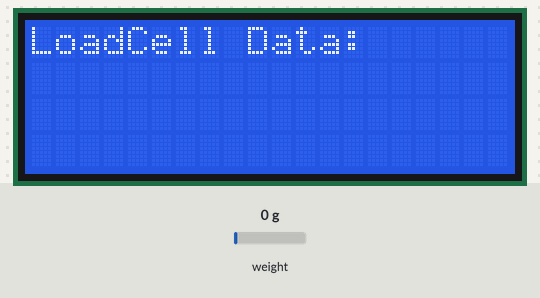
This program was run on a simulated ESP32. Shown: 20×4 character LCD. Inputs (shaded band) come from the test bench; at power-on: weight on the scale 0 g. WiFi joins after 1.5 s; servers stay silent unless stated; what the program prints to the serial monitor is not drawn.

Above: at 1.6 s.
At 4.4 s:
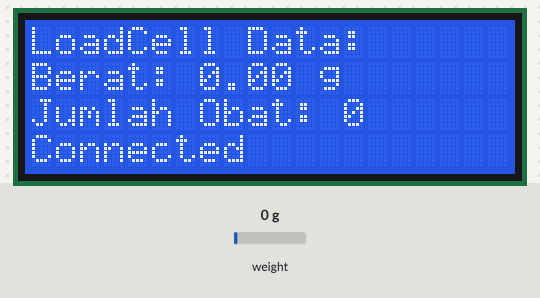
4.5 s: weight on the scale set to 100 g
At 6.4 s:
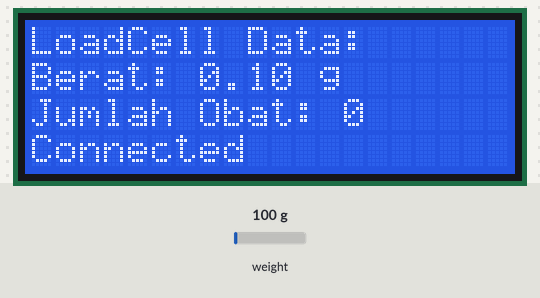
6.7 s: weight on the scale set to 1250 g
At 9.3 s:
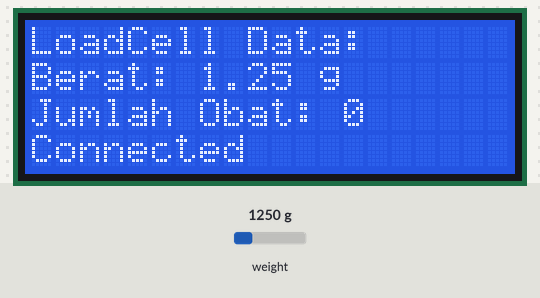
9.6 s: weight on the scale set to 2500 g
At 12.2 s:
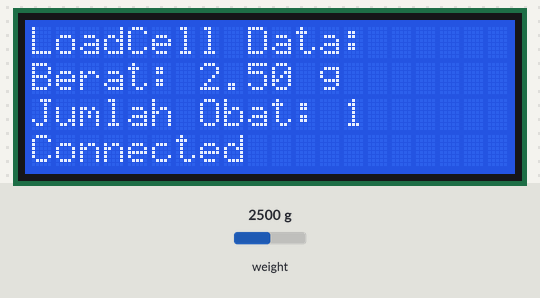
Timing chart, 0 to 13.7 s (numbered marks = the images above; inputs shaded):
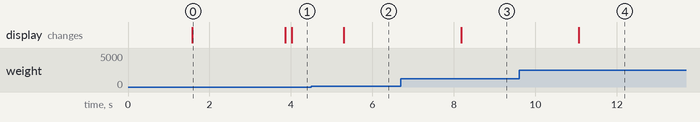

Measured:
- after the input at 4.5 s, the display: changes after 0.80 s (image 2)
- after the input at 6.7 s, the display: changes after 1.5 s (image 3)
- after the input at 9.6 s, the display: changes after 1.5 s (image 4)
- what the display in image 0 shows lasts 2.3 s, from 1.6 s to 3.9 s

The program:

main.cpp
```cpp
#include "HX711.h"
#include <WiFi.h>
#include <FirebaseESP32.h>
#include <Wire.h>
#include <LiquidCrystal_I2C.h>

const int LOADCELL_DOUT_PIN = 19;
const int LOADCELL_SCK_PIN = 18;
#define SERIALBAUD 9600

HX711 scale;

#define WIFI_SSID "realme C15"
#define WIFI_PASSWORD "5301420020"
#define API_KEY "AIzaSyBkcVClw4nozmVk54g0MAYhWwjUCnTlZTA"
#define DATABASE_URL "https://babat-tb-35e6b-default-rtdb.asia-southeast1.firebasedatabase.app/"

FirebaseData fbdo;
FirebaseAuth auth;
FirebaseConfig config;
bool signupOK = false;

const float FACTOR = 6309.49;

// Inisialisasi objek LCD
LiquidCrystal_I2C lcd(0x27, 20, 4);

void setup()
{
  Serial.begin(SERIALBAUD);
  WiFi.begin(WIFI_SSID, WIFI_PASSWORD);

  Serial.print("Connecting to Wi-Fi");
  while (WiFi.status() != WL_CONNECTED)
  {
    Serial.print(".");
    delay(300);
  }
  Serial.println();
  Serial.print("Connected with IP: ");
  Serial.println(WiFi.localIP());
  Serial.println();

  // Inisialisasi LCD
  lcd.init();
  lcd.backlight();
  lcd.setCursor(0, 0);
  lcd.print("LoadCell Data:");

  // Pembacaan LoadCell
  scale.begin(LOADCELL_DOUT_PIN, LOADCELL_SCK_PIN);
  scale.set_scale(FACTOR);
  scale.tare();

  config.api_key = API_KEY;
  config.database_url = DATABASE_URL;

  Firebase.reconnectNetwork(true);

  fbdo.setBSSLBufferSize(4096, 1024);

  Serial.print("Sign up new user... ");

  if (Firebase.signUp(&config, &auth, "", ""))
  {
    Serial.println("ok");
    signupOK = true;
  }
  else
    Serial.printf("%s\n", config.signer.signupError.message.c_str());

  Firebase.begin(&config, &auth);
}

void loop()
{
  delay(1000);
  if (Firebase.ready() && signupOK)
  {
    float berat = scale.get_units();
    if (Firebase.setFloat(fbdo, "LoadCell/berat", berat))
    {
      Serial.print("Berat: ");
      Serial.println(berat);

      // Hitung jumlah obat
      int jumlahObat = berat / 1.57;

      Serial.print("Jumlah Obat: ");
      Serial.println(jumlahObat);

      // Tampilkan berat dan jumlah obat pada LCD
      lcd.setCursor(0, 1);
      lcd.print("Berat: ");
      lcd.print(berat, 2);
      lcd.print(" g");
      lcd.setCursor(0, 2);
      lcd.print("Jumlah Obat: ");
      lcd.print(jumlahObat);

      // Kirim jumlah obat ke Firebase
      if (Firebase.setInt(fbdo, "LoadCell/jumlah_obat", jumlahObat))
      {
        Serial.print("Jumlah Obat sent to Firebase: ");
        Serial.println(jumlahObat);
      }
      else
      {
        Serial.println("Failed to send jumlah obat data to Firebase");
        Serial.println("Reason: " + fbdo.errorReason());
      }
    }
    else
    {
      Serial.println("Failed to send berat data");
      Serial.println("Reason: " + fbdo.errorReason());

      // Tampilkan pesan kesalahan pada LCD
      lcd.setCursor(0, 1);
      lcd.print("Failed to send data");
    }
  }

  // Tampilkan status koneksi pada LCD
  lcd.setCursor(0, 3);
  if (WiFi.status() == WL_CONNECTED)
  {
    lcd.print("Connected       ");
  }
  else
  {
    lcd.print("Not Connected   ");
  }
}
```
